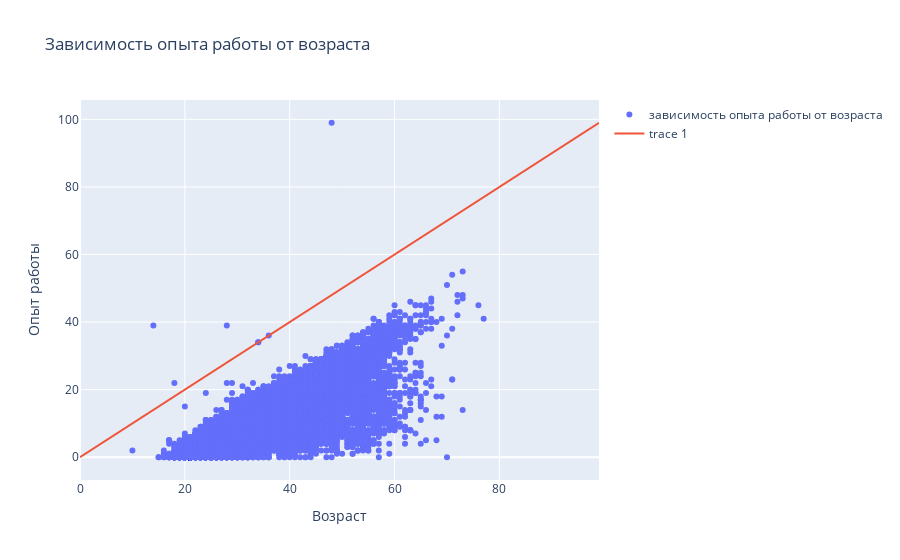

Notebook cell for this chart:
### Markdown cell above
8. Постройте **диаграмму рассеяния**, показывающую зависимость опыта работы (**"Опыт работы (месяц)"**) от возраста (**"Возраст"**). Опыт работы переведите из месяцев в года, чтобы признаки были в едином масштабе. Постройте на графике дополнительно прямую, проходящую через точки (0, 0) и (100, 100). Данная прямая соответствует значениям, когда опыт работы равен возрасту человека. Точки, лежащие на этой прямой и выше нее - аномалии в наших данных (опыт работы больше либо равен возрасту соискателя)

### Code cell
from plotly.subplots import make_subplots  
import plotly.graph_objects as go

hh_data_copy = hh_data.copy()
hh_data_copy['Опыт работы (год)'] = hh_data['Опыт работы (месяц)'].apply(lambda x: x // 12)

fig = go.Figure()
trace1 = go.Scatter(x = hh_data_copy['Возраст'], y = hh_data_copy['Опыт работы (год)'], mode='markers', name='зависимость опыта работы от возраста')
trace2 = go.Scatter(x = [i for i in range(0, 100)], y = [i for i in range(0, 100)])
fig.add_trace(trace1)
fig.add_trace(trace2)

fig.update_layout(
    title = 'Зависимость опыта работы от возраста',
    xaxis_title='Возраст',
    yaxis_title='Опыт работы',
)

fig.show()
fig.write_html("graphs/exp_age.html")

### Figure 1 — Plotly figure (JSON) as saved in the notebook; plotly's stock layout.template omitted (floating-point values rounded to 4 significant figures; data arrays with more than 128 entries replaced by an {"elided": "..."} marker saying what was removed)
{"data": [{"mode": "markers", "name": "зависимость опыта работы от возраста", "type": "scatter", "x": {"elided": "44744 int values"}, "y": {"elided": "44744 int values"}}, {"type": "scatter", "x": [0, 1, 2, 3, 4, 5, 6, 7, 8, 9, 10, 11, 12, 13, 14, 15, 16, 17, 18, 19, 20, 21, 22, 23, 24, 25, 26, 27, 28, 29, 30, 31, 32, 33, 34, 35, 36, 37, 38, 39, 40, 41, 42, 43, 44, 45, 46, 47, 48, 49, 50, 51, 52, 53, 54, 55, 56, 57, 58, 59, 60, 61, 62, 63, 64, 65, 66, 67, 68, 69, 70, 71, 72, 73, 74, 75, 76, 77, 78, 79, 80, 81, 82, 83, 84, 85, 86, 87, 88, 89, 90, 91, 92, 93, 94, 95, 96, 97, 98, 99], "y": [0, 1, 2, 3, 4, 5, 6, 7, 8, 9, 10, 11, 12, 13, 14, 15, 16, 17, 18, 19, 20, 21, 22, 23, 24, 25, 26, 27, 28, 29, 30, 31, 32, 33, 34, 35, 36, 37, 38, 39, 40, 41, 42, 43, 44, 45, 46, 47, 48, 49, 50, 51, 52, 53, 54, 55, 56, 57, 58, 59, 60, 61, 62, 63, 64, 65, 66, 67, 68, 69, 70, 71, 72, 73, 74, 75, 76, 77, 78, 79, 80, 81, 82, 83, 84, 85, 86, 87, 88, 89, 90, 91, 92, 93, 94, 95, 96, 97, 98, 99]}], "layout": {"title": {"text": "Зависимость опыта работы от возраста"}, "xaxis": {"title": {"text": "Возраст"}}, "yaxis": {"title": {"text": "Опыт работы"}}}}
